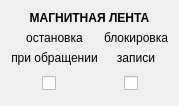
  <widget class="QWidget" name="gridLayoutWidget_3">
   <property name="geometry">
    <rect>
     <x>10</x>
     <y>310</y>
     <width>156</width>
     <height>82</height>
    </rect>
   </property>
   <layout class="QGridLayout" name="gridLayout_3">
    <item row="2" column="0">
     <widget class="QLabel" name="label_23">
      <property name="text">
       <string>при обращении</string>
      </property>
      <property name="alignment">
       <set>Qt::AlignCenter</set>
      </property>
     </widget>
    </item>
    <item row="1" column="0">
     <widget class="QLabel" name="label_24">
      <property name="text">
       <string>остановка</string>
      </property>
      <property name="alignment">
       <set>Qt::AlignCenter</set>
      </property>
     </widget>
    </item>
    <item row="0" column="0" colspan="2">
     <widget class="QLabel" name="label_25">
      <property name="font">
       <font>
        <weight>75</weight>
        <bold>true</bold>
       </font>
      </property>
      <property name="text">
       <string>МАГНИТНАЯ ЛЕНТА</string>
      </property>
      <property name="alignment">
       <set>Qt::AlignCenter</set>
      </property>
     </widget>
    </item>
    <item row="3" column="0">
     <layout class="QHBoxLayout" name="horizontalLayout_16">
      <item>
       <widget class="Switch" name="checkBox_2">
        <property name="minimumSize">
         <size>
          <width>24</width>
          <height>24</height>
         </size>
        </property>
        <property name="maximumSize">
         <size>
          <width>24</width>
          <height>24</height>
         </size>
        </property>
        <property name="text">
         <string/>
        </property>
       </widget>
      </item>
     </layout>
    </item>
    <item row="1" column="1">
     <widget class="QLabel" name="label_27">
      <property name="text">
       <string>блокировка</string>
      </property>
      <property name="alignment">
       <set>Qt::AlignCenter</set>
      </property>
     </widget>
    </item>
    <item row="2" column="1">
     <widget class="QLabel" name="label_28">
      <property name="text">
       <string>записи</string>
      </property>
      <property name="alignment">
       <set>Qt::AlignCenter</set>
      </property>
     </widget>
    </item>
    <item row="3" column="1">
     <layout class="QHBoxLayout" name="horizontalLayout_17">
      <item>
       <widget class="Switch" name="checkBox_3">
        <property name="minimumSize">
         <size>
          <width>24</width>
          <height>24</height>
         </size>
        </property>
        <property name="maximumSize">
         <size>
          <width>24</width>
          <height>24</height>
         </size>
        </property>
        <property name="text">
         <string/>
        </property>
       </widget>
      </item>
     </layout>
    </item>
   </layout>
  </widget>
